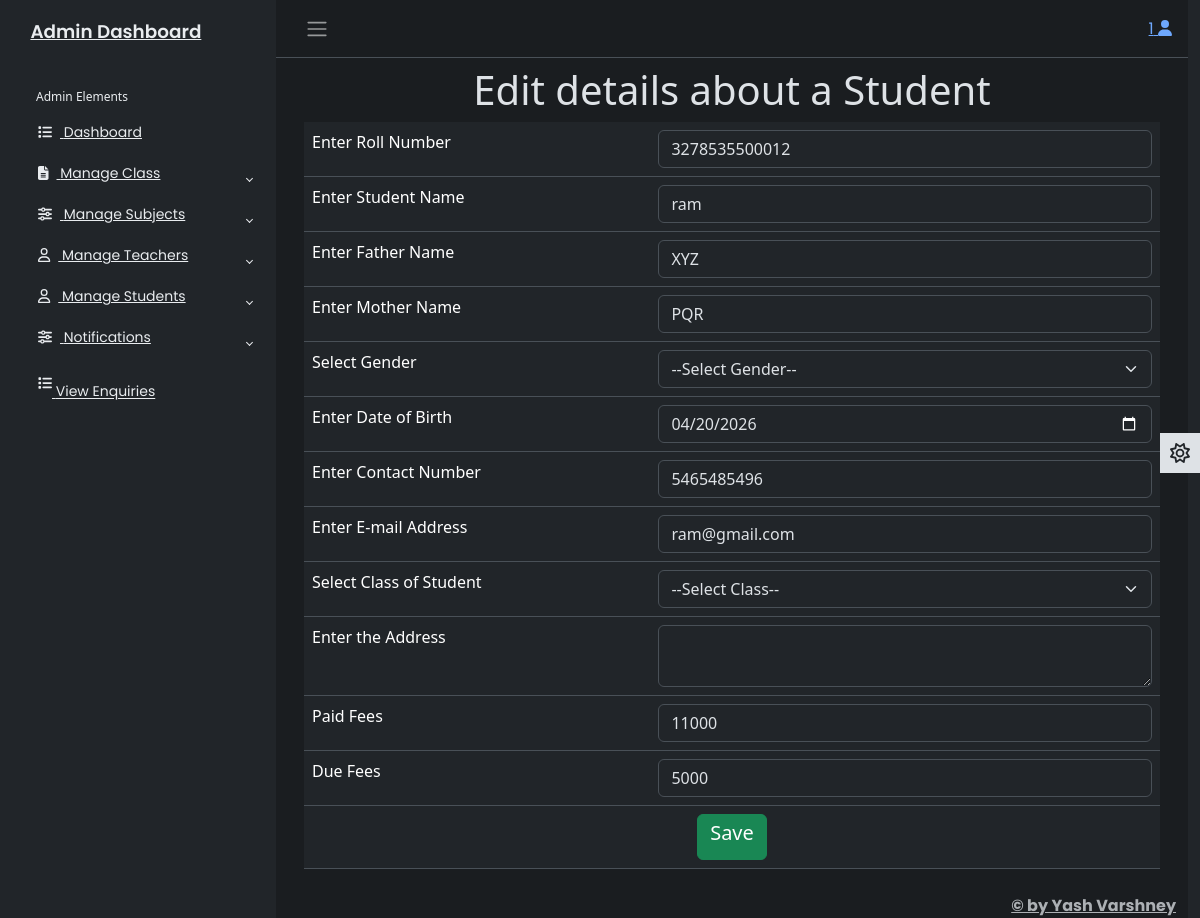
/adminapp/editstu/3278535500012 (signed in), run on the app's committed database.
### adminapp/models.py (models this page shows)
class Student(models.Model):
    rollno = models.IntegerField(primary_key=True)
    name = models.CharField(max_length=50)
    fname = models.CharField(max_length=50)
    mname = models.CharField(max_length=50)
    gender = models.CharField(max_length=10)
    dob = models.CharField(max_length=15)
    contactno = models.CharField(max_length=20)
    emailaddress = models.EmailField(max_length=50, unique=True)
    address = models.TextField()
    sclass = models.CharField(max_length=30)
    feespaid = models.CharField(max_length=10)
    duefees = models.CharField(max_length=10)
    password = models.CharField(max_length=30)
    pic = models.ImageField(upload_to='')
    created_date = models.DateTimeField()

### adminapp/views.py (the view, shortened to what this page needs)
# urls.py: path('editstu/<rollno>',views.editstu,name = 'editstu'),
@cache_control(no_store = True,no_cache = True,must_revalidate = True)
def editstu(req,rollno):
    try:
      if req.session['adminid']!=None:
        adminid = req.session['adminid']
        cl = Classes.objects.all()
        stul = Student.objects.get(rollno=rollno)
        return render(req,'editstu.html',{'adminid':adminid,'stul':stul,'cl':cl})
    except KeyError:
       return redirect('login')

### adminapp/templates/editstu.html (shortened to what this page needs)
{% extends 'adminbase.html' %}
{% load static %}
{% block admin %}
  <div class="row">
    <div class="col-sm-12">
      <h1 class="text-center">Edit details about a Student</h1>
      <form method="post">
        <table class="table">
          <tr>
            <td>Enter Roll Number</td>
            <td>
              <input type="text" name="rollno" value="{{ stul.rollno }}" class="form-control" readonly />
            </td>
          </tr>
          <tr>
            <td>Enter Student Name</td>
            <td>
              <input type="text" name="name" value="{{ stul.name }}" class="form-control" />
            </td>
          </tr>
          <tr>
            <td>Enter Father Name</td>
            <td>
              <input type="text" name="fname" value="{{ stul.fname }}" class="form-control" />
            </td>
          </tr>
          <tr>
            <td>Enter Mother Name</td>
            <td>
              <input type="text" name="mname" value="{{ stul.mname }}" class="form-control" />
            </td>
          </tr>
          <tr>
            <td>Select Gender</td>
            <td>
              <select name="gender" class="form-select">
                <option>--Select Gender--</option>
              </select>
            </td>
          </tr>
          <tr>
            <td>Enter Date of Birth</td>
            <td>
              <input type="date" name="dob" value="{{ stul.dob }}" class="form-control" />
            </td>
          </tr>
          <tr>
            <td>Enter Contact Number</td>
            <td>
              <input type="number" name="contactno" value="{{ stul.contactno }}" class="form-control" />
            </td>
          </tr>
          <tr>
            <td>Enter E-mail Address</td>
            <td>
              <input type="email" name="emailaddress" value="{{ stul.emailaddress }}" class="form-control" required />
            </td>
          </tr>
          <tr>
            <td>Select Class of Student</td>
            <td>
              <select name="sclass" class="form-select">
                <option value="">--Select Class--</option>
              </select>
            </td>
          </tr>
          <tr>
            <td>Enter the Address</td>
            <td>
              <textarea name="address" class="form-control"></textarea>
            </td>
          </tr>
          <tr>
            <td>Paid Fees</td>
            <td>
              <input type="number" name="feespaid" value="{{ stul.feespaid }}" class="form-control" />
            </td>
          </tr>
          <tr>
            <td>Due Fees</td>
            <td>
              <input type="number" name="duefees" value="{{ stul.duefees }}" class="form-control" />
            </td>
          </tr>
          <tr>
            <td colspan="2" class="text-center">
              <button type="submit" class="btn btn-success"><h5>Save</h5></button>
            </td>
          </tr>
        </table>
      </form>
    </div>
  </div>
{% endblock %}

### adminapp/static/css/adminstyle.css (style rules this page uses)
body { font-family: 'Poppins', sans-serif; font-size: 0.875rem; opacity: 1; overflow-y: scroll; margin: 0; }

### data on the page
Student: rollno "3278535500012", name "ram", fname "XYZ", mname "PQR", dob "04/20/2026", contactno "5465485496", emailaddress "ram@gmail.com", feespaid "11000", duefees "5000"

### other printed values
{{ adminid }} "1"
